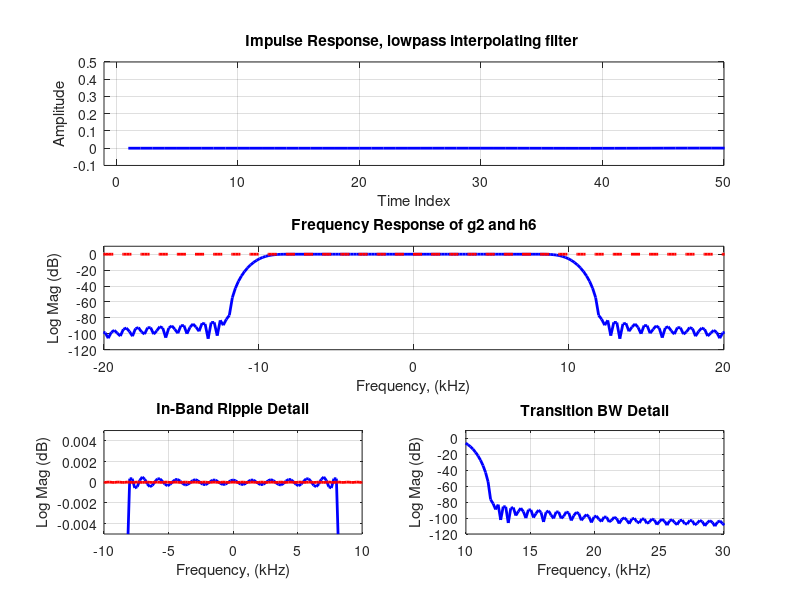

Write MATLAB code to recreate this figure.
fs1 = 50; fs2 = 100; fs3 = 200;
f1 = 8; 
f2 = 12; 
A_dB = 80;

Beta = A_dB/10; %if A_dB < 40 dB have to reduce Beta
M = floor((fs1/(f2-f1))*A_dB/15); %For windowed design, A_dB/22

if rem(M,2)==0 %we want N to be an odd integer 
    M=M+1;  
end

MM=(M-1)/2; %Compute end points of array interval, NN
phi=2*pi*(-MM:MM)*(f1+f2)/(2*fs1); %compute phase argument of sinc filter
 
h=sin(phi)./phi; %unscaled sinc filter h
h(MM+1)=1; %correct failed 0/0 computation
h0=h.*kaiser(2*MM+1,Beta)'; %Apply window to obtain Stopband Ripple
h2=h0*(f2+f1)/fs1; %Scale filter gain f0/fs

h3 = zeros(1,2*length(h2));
h3(1:2:end) = h2;

f13 = fs2/8;
f23 = fs2/4;

phi3 = 2*pi*(-length(h3):length(h3))*(f13+f23)/(2*fs2);
h1 = sin(phi3)./phi3;
h1(length(h3)+1) = 1;
h03 = h1 .* kaiser(2*length(h3)+1, Beta)';
g1 = h03*(f23+f13)/fs2;

h4 = conv(h3, g1,'same');
h5 = zeros(1,2*length(h4));
h5(1:2:end) = h4;

f14 = fs3/8;
f24 = fs3/4;

phi4 = 2*pi*(-length(h5):length(h5))*(f14+f24)/(2*fs3);
h7 = sin(phi4)./phi4;
h7(length(h5)+1) = 1;
h04 = h7 .* kaiser(2*length(h5)+1, Beta)';
g2 = h04*(f24+f14)/fs3;

h6 = conv(h5,g2,'same');

figure(206)
subplot(3,1,1)
plot(h6,'b','linewidth',2)
grid on
axis([-1 50 -0.1 0.5])
title('Impulse Response, lowpass interpolating filter ')
xlabel('Time Index')
ylabel('Amplitude')

fh3=fftshift(20*log10(abs(fft(g2,1024))));

fh2=fftshift(20*log10(abs(fft(h6,1024))));

subplot(3,1,2)
plot([-0.5:1/1024:0.5-1/1024]*fs3,fh2,'b','linewidth',2)
hold on
plot([-0.5:1/1024:0.5-1/1024]*fs3,fh3,'--r','linewidth',2)
hold off
grid on
axis([-20 +20 -120 10])
title('Frequency Response of g2 and h6')
xlabel('Frequency, (kHz)')
ylabel('Log Mag (dB)')

subplot(3,2,5)
plot([-0.5:1/1024:0.5-1/1024]*fs3,fh2,'b','linewidth',2)
grid on
hold on 
plot([-0.5:1/1024:0.5-1/1024]*fs3,fh3,'r','linewidth',2)
hold off
axis([-10 +10 -0.005 0.005])
title('In-Band Ripple Detail')
xlabel('Frequency, (kHz)')
ylabel('Log Mag (dB)')

subplot(3,2,6)
plot([-0.5:1/1024:0.5-1/1024]*fs3,fh2,'b','linewidth',2)
grid on
axis([10 +30 -120 10])
title('Transition BW Detail')
xlabel('Frequency, (kHz)')
ylabel('Log Mag (dB)')

